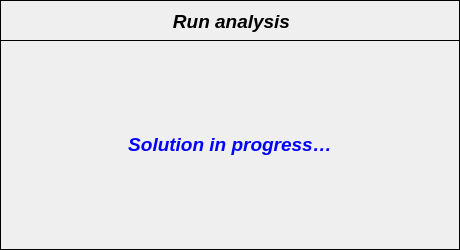
<?xml version="1.0" encoding="UTF-8"?>
<ui version="4.0">
 <class>Dialog</class>
 <widget class="QDialog" name="Dialog">
  <property name="windowModality">
   <enum>Qt::NonModal</enum>
  </property>
  <property name="geometry">
   <rect>
    <x>0</x>
    <y>0</y>
    <width>460</width>
    <height>250</height>
   </rect>
  </property>
  <property name="sizePolicy">
   <sizepolicy hsizetype="Fixed" vsizetype="Fixed">
    <horstretch>0</horstretch>
    <verstretch>0</verstretch>
   </sizepolicy>
  </property>
  <property name="minimumSize">
   <size>
    <width>460</width>
    <height>250</height>
   </size>
  </property>
  <property name="maximumSize">
   <size>
    <width>460</width>
    <height>250</height>
   </size>
  </property>
  <property name="contextMenuPolicy">
   <enum>Qt::DefaultContextMenu</enum>
  </property>
  <property name="windowTitle">
   <string>Run analysis</string>
  </property>
  <property name="windowIcon">
   <iconset>
    <normaloff>../../../../../../Downloads/load - Copia.png</normaloff>../../../../../../Downloads/load - Copia.png</iconset>
  </property>
  <property name="whatsThis">
   <string/>
  </property>
  <property name="sizeGripEnabled">
   <bool>false</bool>
  </property>
  <property name="modal">
   <bool>false</bool>
  </property>
  <widget class="QWidget" name="widget" native="true">
   <property name="geometry">
    <rect>
     <x>0</x>
     <y>0</y>
     <width>465</width>
     <height>253</height>
    </rect>
   </property>
   <property name="font">
    <font>
     <kerning>true</kerning>
    </font>
   </property>
   <widget class="QFrame" name="frame">
    <property name="geometry">
     <rect>
      <x>0</x>
      <y>0</y>
      <width>460</width>
      <height>41</height>
     </rect>
    </property>
    <property name="minimumSize">
     <size>
      <width>460</width>
      <height>0</height>
     </size>
    </property>
    <property name="maximumSize">
     <size>
      <width>460</width>
      <height>16777215</height>
     </size>
    </property>
    <property name="frameShape">
     <enum>QFrame::Box</enum>
    </property>
    <property name="frameShadow">
     <enum>QFrame::Plain</enum>
    </property>
    <property name="lineWidth">
     <number>1</number>
    </property>
    <widget class="QLabel" name="label">
     <property name="geometry">
      <rect>
       <x>86</x>
       <y>8</y>
       <width>291</width>
       <height>27</height>
      </rect>
     </property>
     <property name="font">
      <font>
       <family>Arial</family>
       <pointsize>14</pointsize>
       <weight>75</weight>
       <italic>true</italic>
       <bold>true</bold>
      </font>
     </property>
     <property name="text">
      <string>Run analysis</string>
     </property>
     <property name="textFormat">
      <enum>Qt::AutoText</enum>
     </property>
     <property name="alignment">
      <set>Qt::AlignCenter</set>
     </property>
    </widget>
   </widget>
   <widget class="QFrame" name="frame_2">
    <property name="geometry">
     <rect>
      <x>0</x>
      <y>40</y>
      <width>460</width>
      <height>210</height>
     </rect>
    </property>
    <property name="minimumSize">
     <size>
      <width>460</width>
      <height>140</height>
     </size>
    </property>
    <property name="maximumSize">
     <size>
      <width>140</width>
      <height>16777215</height>
     </size>
    </property>
    <property name="frameShape">
     <enum>QFrame::Box</enum>
    </property>
    <property name="frameShadow">
     <enum>QFrame::Plain</enum>
    </property>
    <widget class="QLabel" name="label_title">
     <property name="geometry">
      <rect>
       <x>6</x>
       <y>4</y>
       <width>448</width>
       <height>202</height>
      </rect>
     </property>
     <property name="font">
      <font>
       <family>Arial</family>
       <pointsize>14</pointsize>
       <weight>50</weight>
       <italic>true</italic>
       <bold>false</bold>
      </font>
     </property>
     <property name="text">
      <string>&lt;html&gt;&lt;head/&gt;&lt;body&gt;&lt;p align=&quot;center&quot;&gt;&lt;span style=&quot; font-weight:600; color:#0000ff;&quot;&gt;Solution in progress…&lt;/span&gt;&lt;/p&gt;&lt;/body&gt;&lt;/html&gt;</string>
     </property>
     <property name="alignment">
      <set>Qt::AlignCenter</set>
     </property>
    </widget>
   </widget>
  </widget>
 </widget>
 <resources/>
 <connections/>
</ui>
